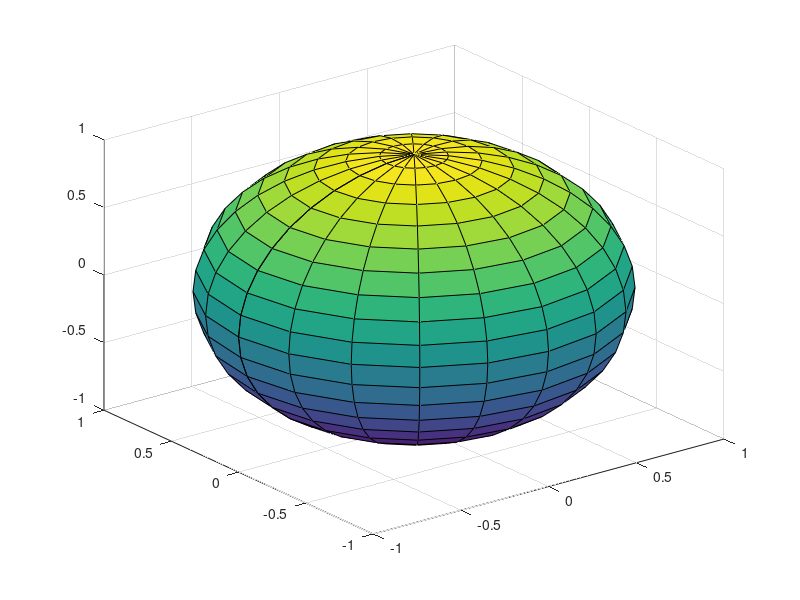

Source code (MATLAB):
%=============================================================================
% Copyright (c) 2016-present Allan CORNET (Nelson)
%=============================================================================
% This file is part of the Nelson.
%=============================================================================
% LICENCE_BLOCK_BEGIN
% SPDX-License-Identifier: LGPL-3.0-or-later
% LICENCE_BLOCK_END
%=============================================================================
function varargout = sphere(varargin)
  narginchk(0, 2);
  nargoutchk(0, 3);
  n = 20;
  if nargin == 0
    ax = [];
  else 
    if nargin == 1
      v = varargin{1};
      if isgraphics(v)
        ax = v;
      else
        ax = [];
        n = v;
      end
    else
      ax = varargin{1};
      n = varargin{2};
    end
  end
  phi = (-n:2:n)' / n * pi / 2;
  theta = (-n:2:n) / n * pi;
  cosphi = cos(phi);
  cosphi(n + 1) = 0;
  cosphi(1) = 0;
  sintheta = sin(theta);
  sintheta(n + 1) = 0;
  sintheta(1) = 0;
  
  x = cosphi * cos(theta);
  y = cosphi * sintheta;
  z = sin(phi) * ones(1, n + 1);
  
  if nargout == 0
    ax = newplot(ax);
    surf(x, y, z, 'Parent', ax);
  else
    varargout{1} = x;
    varargout{2} = y;
    varargout{3} = z;
  end
end
%=============================================================================
